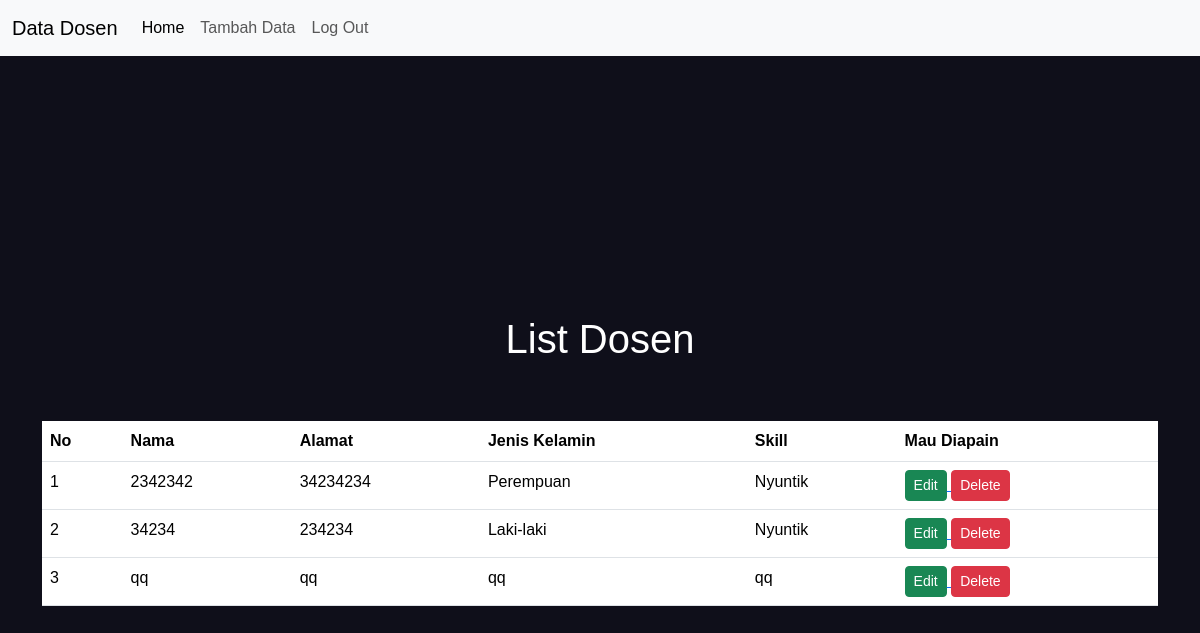
/pages/home.php, run on an earlier commit of the app's database.
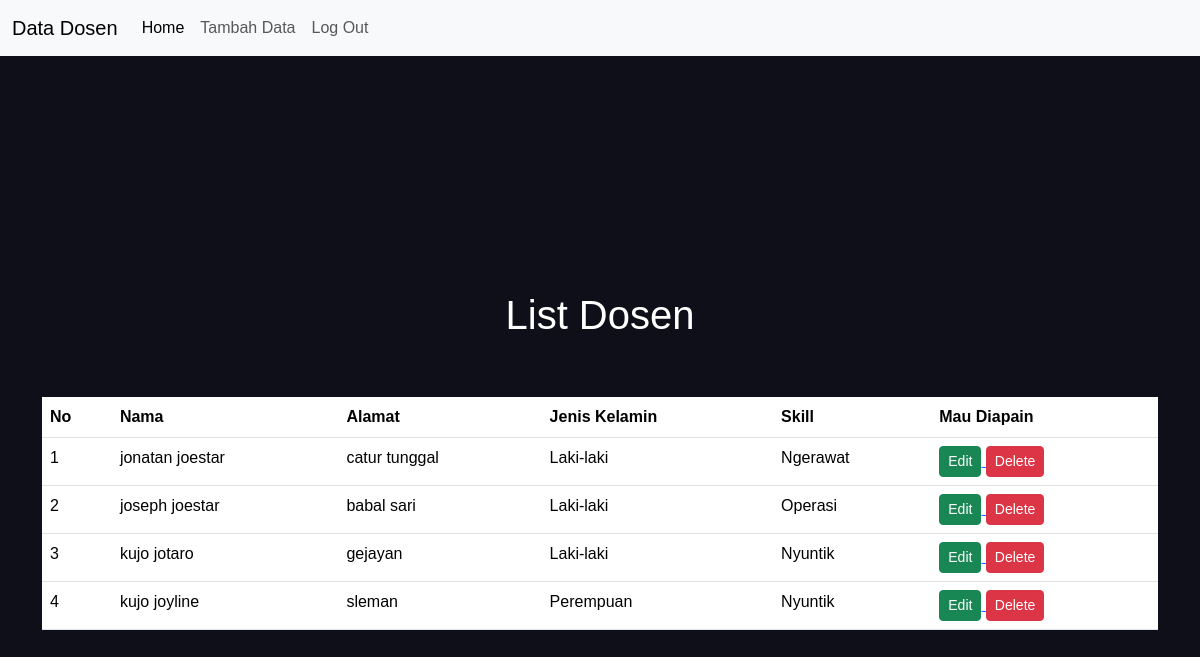
And on a later commit of the database.
### tables this page shows
CREATE TABLE `dosen` (
  `id_dosen` int(255) NOT NULL,
  `nik_dosen` int(255) NOT NULL,
  `nama_dosen` varchar(255) NOT NULL,
  `alamat_dosen` varchar(255) NOT NULL,
  `jenis_kelamin` varchar(255) NOT NULL,
  `skill_dosen` varchar(255) NOT NULL
);

### pages/home.php (the view, shortened to what this page needs)
<!DOCTYPE html>
<html lang="en">
<head>
    <link href="https://cdn.jsdelivr.net/npm/bootstrap@5.3.2/dist/css/bootstrap.min.css" rel="stylesheet">
    <link rel="stylesheet" href="style.css">
</head>
<body>
    <nav class="navbar navbar-expand-lg bg-body-tertiary" style="background-color: #e3f2fd;">
        <div class="container-fluid">
            <a class="navbar-brand" href="#">Data Dosen</a>
            <div class="collapse navbar-collapse" id="navbarNav">
            <ul class="navbar-nav">
                <li class="nav-item">
                <a class="nav-link active" aria-current="page" href="#">Home</a>
                </li>
                <li class="nav-item">
                <a class="nav-link" href="../pages/add_dosen.php">Tambah Data</a>
                </li>
                <li class="nav-item">
                <a class="nav-link" href="../index.php">Log Out</a>
                </li>
            </ul>
            </div>
        </div>
    </nav>
    <div class="container">
    <h1 style="margin-top: 25px;">
        List Dosen
    </h1>
    <table class="table table-hover" style="margin-top: 50px;">
        <thead>
            <tr class="tr">
                <th class="satu">No</th>
                <th>Nama</th>
                <th>Alamat</th>
                <th>Jenis Kelamin</th>
                <th>Skill</th>
                <th>Mau Diapain</th>
            </tr>
        </thead>
        <tbody>
            <?php
                include("../config/config.php");
                $sql = "SELECT * FROM dosen";
                $query = mysqli_query($connect, $sql);
                $nomor = 1;
                while($dosen = mysqli_fetch_array($query)){
                    echo "<tr>";
                    echo "<td>".$nomor."</td>";
                    echo "<td>".$dosen['nama_dosen']."</td>";
                    echo "<td>".$dosen['alamat_dosen']."</td>";
                    echo "<td>".$dosen['jenis_kelamin']."</td>";
                    echo "<td>".$dosen['skill_dosen']."</td>";
                    echo "<td>";
                    echo "<a href='../pages/update_dosen.php?id_dosen=".$dosen['id_dosen']."'>
                    <button type='button' class='btn btn-success btn-sm'>Edit</button>
                    </a>";
                    echo "<a href='../process/delete_dosen.php?id_dosen=".$dosen['id_dosen']."'>
                    <button type='button' class='btn btn-danger btn-sm'>Delete</button>
                    </a>";
                    echo "</td>";
                    echo "</tr>";
                    $nomor++;
                }
            ?>
        </tbody>
    </table>
    </div>
</body>
</html>

### style/style.css (style rules this page uses)
body { margin: 0; padding: 0; background-color: #0f0f1a; color: #fff; font-family: Arial, sans-serif; }
.container { display: flex; flex-direction: column; align-items: center; justify-content: center; height: 100vh; }

What changed in the data, as far as the page shows it:
removed dosen: nama_dosen "2342342", alamat_dosen "34234234", jenis_kelamin "Perempuan", skill_dosen "Nyuntik"
removed dosen: nama_dosen "34234", alamat_dosen "234234", jenis_kelamin "Laki-laki", skill_dosen "Nyuntik"
removed dosen: nama_dosen "qq", alamat_dosen "qq", jenis_kelamin "qq", skill_dosen "qq"
added dosen: nama_dosen "jonatan joestar", alamat_dosen "catur tunggal", jenis_kelamin "Laki-laki", skill_dosen "Ngerawat"
added dosen: nama_dosen "joseph joestar", alamat_dosen "babal sari", jenis_kelamin "Laki-laki", skill_dosen "Operasi"
added dosen: nama_dosen "kujo jotaro", alamat_dosen "gejayan", jenis_kelamin "Laki-laki", skill_dosen "Nyuntik"
added dosen: nama_dosen "kujo joyline", alamat_dosen "sleman", jenis_kelamin "Perempuan", skill_dosen "Nyuntik"
